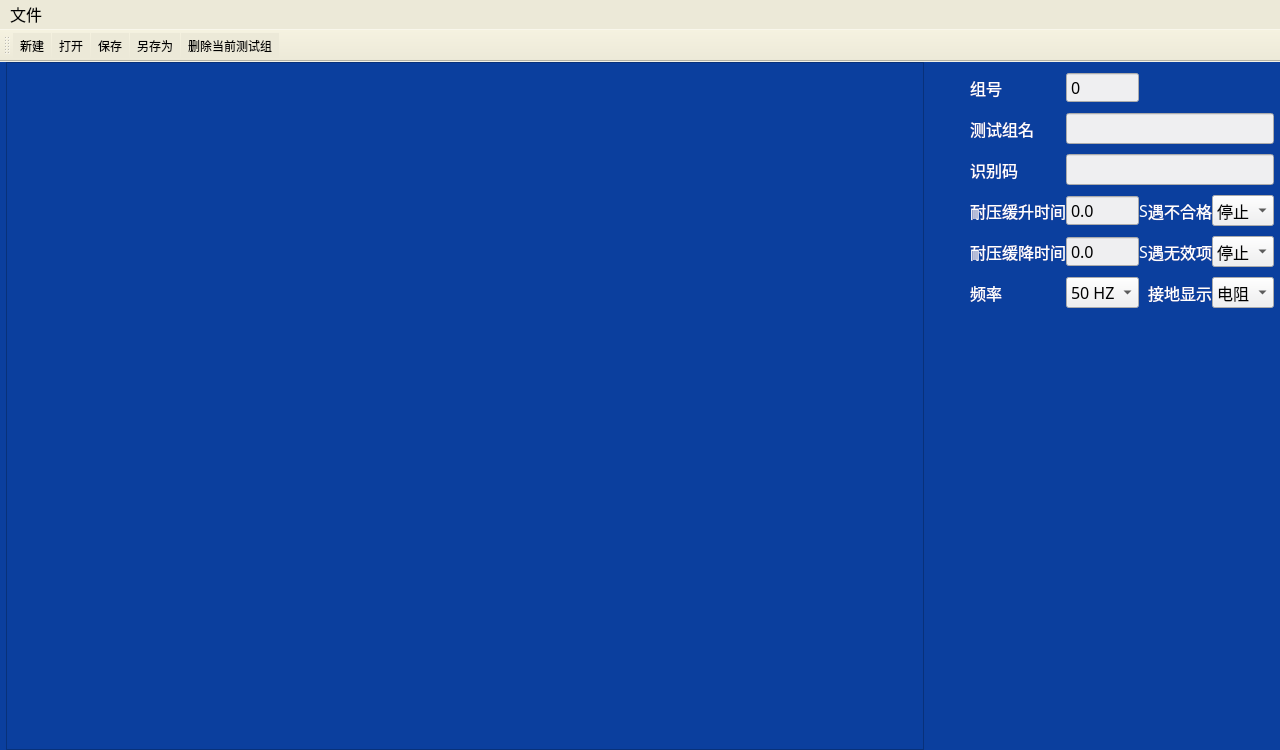
<?xml version="1.0" encoding="UTF-8"?>
<ui version="4.0">
 <class>MainWindow</class>
 <widget class="QMainWindow" name="MainWindow">
  <property name="geometry">
   <rect>
    <x>0</x>
    <y>0</y>
    <width>1280</width>
    <height>750</height>
   </rect>
  </property>
  <property name="windowTitle">
   <string>程序编辑</string>
  </property>
  <property name="layoutDirection">
   <enum>Qt::LeftToRight</enum>
  </property>
  <property name="styleSheet">
   <string notr="true">QWidget
{
background-color: rgb(11,63,158);
}</string>
  </property>
  <widget class="QWidget" name="centralwidget">
   <layout class="QHBoxLayout" name="horizontalLayout_2">
    <property name="spacing">
     <number>0</number>
    </property>
    <property name="leftMargin">
     <number>6</number>
    </property>
    <property name="topMargin">
     <number>0</number>
    </property>
    <property name="rightMargin">
     <number>6</number>
    </property>
    <property name="bottomMargin">
     <number>0</number>
    </property>
    <item>
     <layout class="QHBoxLayout" name="horizontalLayout" stretch="20,1,5">
      <property name="spacing">
       <number>0</number>
      </property>
      <item>
       <widget class="QListView" name="listView"/>
      </item>
      <item>
       <spacer name="horizontalSpacer">
        <property name="orientation">
         <enum>Qt::Horizontal</enum>
        </property>
        <property name="sizeHint" stdset="0">
         <size>
          <width>40</width>
          <height>20</height>
         </size>
        </property>
       </spacer>
      </item>
      <item>
       <layout class="QVBoxLayout" name="verticalLayout" stretch="2,3">
        <property name="spacing">
         <number>0</number>
        </property>
        <property name="topMargin">
         <number>10</number>
        </property>
        <item>
         <layout class="QGridLayout" name="gridLayout" rowstretch="0,0,0,0,0,0" columnstretch="6,6,1,4,4">
          <property name="topMargin">
           <number>0</number>
          </property>
          <property name="horizontalSpacing">
           <number>0</number>
          </property>
          <property name="verticalSpacing">
           <number>10</number>
          </property>
          <item row="0" column="0">
           <widget class="QLabel" name="label_39">
            <property name="font">
             <font>
              <family>微软雅黑</family>
              <pointsize>12</pointsize>
             </font>
            </property>
            <property name="styleSheet">
             <string notr="true">color: rgb(255, 255, 255);</string>
            </property>
            <property name="text">
             <string>组号</string>
            </property>
           </widget>
          </item>
          <item row="0" column="1">
           <widget class="QSpinBox" name="spinBox">
            <property name="font">
             <font>
              <family>微软雅黑</family>
              <pointsize>12</pointsize>
             </font>
            </property>
            <property name="styleSheet">
             <string notr="true">background-color: rgb(239, 239, 241);</string>
            </property>
            <property name="buttonSymbols">
             <enum>QAbstractSpinBox::NoButtons</enum>
            </property>
            <property name="maximum">
             <number>199</number>
            </property>
           </widget>
          </item>
          <item row="1" column="0">
           <widget class="QLabel" name="label">
            <property name="font">
             <font>
              <family>微软雅黑</family>
              <pointsize>12</pointsize>
             </font>
            </property>
            <property name="styleSheet">
             <string notr="true">color: rgb(255, 255, 255);</string>
            </property>
            <property name="text">
             <string>测试组名</string>
            </property>
           </widget>
          </item>
          <item row="2" column="0">
           <widget class="QLabel" name="label_2">
            <property name="font">
             <font>
              <family>微软雅黑</family>
              <pointsize>12</pointsize>
             </font>
            </property>
            <property name="styleSheet">
             <string notr="true">color: rgb(255, 255, 255);</string>
            </property>
            <property name="text">
             <string>识别码</string>
            </property>
           </widget>
          </item>
          <item row="3" column="0">
           <widget class="QLabel" name="label_32">
            <property name="font">
             <font>
              <family>微软雅黑</family>
              <pointsize>12</pointsize>
             </font>
            </property>
            <property name="styleSheet">
             <string notr="true">color: rgb(255, 255, 255);</string>
            </property>
            <property name="text">
             <string>耐压缓升时间</string>
            </property>
           </widget>
          </item>
          <item row="3" column="1">
           <widget class="QDoubleSpinBox" name="doubleSpinBox_22">
            <property name="font">
             <font>
              <family>微软雅黑</family>
              <pointsize>12</pointsize>
             </font>
            </property>
            <property name="styleSheet">
             <string notr="true">background-color: rgb(239, 239, 241);</string>
            </property>
            <property name="buttonSymbols">
             <enum>QAbstractSpinBox::NoButtons</enum>
            </property>
            <property name="decimals">
             <number>1</number>
            </property>
           </widget>
          </item>
          <item row="3" column="2">
           <widget class="QLabel" name="label_35">
            <property name="font">
             <font>
              <family>微软雅黑</family>
              <pointsize>12</pointsize>
             </font>
            </property>
            <property name="styleSheet">
             <string notr="true">color: rgb(255, 255, 255);</string>
            </property>
            <property name="text">
             <string>S</string>
            </property>
            <property name="alignment">
             <set>Qt::AlignLeading|Qt::AlignLeft|Qt::AlignVCenter</set>
            </property>
           </widget>
          </item>
          <item row="3" column="3">
           <widget class="QLabel" name="label_37">
            <property name="font">
             <font>
              <family>微软雅黑</family>
              <pointsize>12</pointsize>
             </font>
            </property>
            <property name="styleSheet">
             <string notr="true">color: rgb(255, 255, 255);</string>
            </property>
            <property name="text">
             <string>遇不合格</string>
            </property>
           </widget>
          </item>
          <item row="3" column="4">
           <widget class="QComboBox" name="comboBox_16">
            <property name="font">
             <font>
              <family>微软雅黑</family>
              <pointsize>12</pointsize>
             </font>
            </property>
            <property name="styleSheet">
             <string notr="true">background-color: rgb(239, 239, 241);</string>
            </property>
            <property name="currentIndex">
             <number>0</number>
            </property>
            <item>
             <property name="text">
              <string>停止</string>
             </property>
            </item>
            <item>
             <property name="text">
              <string>继续</string>
             </property>
            </item>
           </widget>
          </item>
          <item row="4" column="0">
           <widget class="QLabel" name="label_33">
            <property name="font">
             <font>
              <family>微软雅黑</family>
              <pointsize>12</pointsize>
             </font>
            </property>
            <property name="styleSheet">
             <string notr="true">color: rgb(255, 255, 255);</string>
            </property>
            <property name="text">
             <string>耐压缓降时间</string>
            </property>
           </widget>
          </item>
          <item row="4" column="1">
           <widget class="QDoubleSpinBox" name="doubleSpinBox_23">
            <property name="font">
             <font>
              <family>微软雅黑</family>
              <pointsize>12</pointsize>
             </font>
            </property>
            <property name="styleSheet">
             <string notr="true">background-color: rgb(239, 239, 241);</string>
            </property>
            <property name="buttonSymbols">
             <enum>QAbstractSpinBox::NoButtons</enum>
            </property>
            <property name="decimals">
             <number>1</number>
            </property>
           </widget>
          </item>
          <item row="4" column="2">
           <widget class="QLabel" name="label_36">
            <property name="font">
             <font>
              <family>微软雅黑</family>
              <pointsize>12</pointsize>
             </font>
            </property>
            <property name="styleSheet">
             <string notr="true">color: rgb(255, 255, 255);</string>
            </property>
            <property name="text">
             <string>S</string>
            </property>
            <property name="alignment">
             <set>Qt::AlignLeading|Qt::AlignLeft|Qt::AlignVCenter</set>
            </property>
           </widget>
          </item>
          <item row="4" column="3">
           <widget class="QLabel" name="label_38">
            <property name="font">
             <font>
              <family>微软雅黑</family>
              <pointsize>12</pointsize>
             </font>
            </property>
            <property name="styleSheet">
             <string notr="true">color: rgb(255, 255, 255);</string>
            </property>
            <property name="text">
             <string>遇无效项</string>
            </property>
           </widget>
          </item>
          <item row="4" column="4">
           <widget class="QComboBox" name="comboBox_17">
            <property name="font">
             <font>
              <family>微软雅黑</family>
              <pointsize>12</pointsize>
             </font>
            </property>
            <property name="styleSheet">
             <string notr="true">background-color: rgb(239, 239, 241);</string>
            </property>
            <item>
             <property name="text">
              <string>停止</string>
             </property>
            </item>
            <item>
             <property name="text">
              <string>继续</string>
             </property>
            </item>
           </widget>
          </item>
          <item row="5" column="0">
           <widget class="QLabel" name="label_31">
            <property name="font">
             <font>
              <family>微软雅黑</family>
              <pointsize>12</pointsize>
             </font>
            </property>
            <property name="styleSheet">
             <string notr="true">color: rgb(255, 255, 255);</string>
            </property>
            <property name="text">
             <string>频率</string>
            </property>
           </widget>
          </item>
          <item row="5" column="1">
           <widget class="QComboBox" name="comboBox_14">
            <property name="font">
             <font>
              <family>微软雅黑</family>
              <pointsize>12</pointsize>
             </font>
            </property>
            <property name="styleSheet">
             <string notr="true">background-color: rgb(239, 239, 241);</string>
            </property>
            <item>
             <property name="text">
              <string>50 HZ</string>
             </property>
            </item>
            <item>
             <property name="text">
              <string>60 HZ</string>
             </property>
            </item>
           </widget>
          </item>
          <item row="5" column="3">
           <widget class="QLabel" name="label_34">
            <property name="font">
             <font>
              <family>微软雅黑</family>
              <pointsize>12</pointsize>
             </font>
            </property>
            <property name="styleSheet">
             <string notr="true">color: rgb(255, 255, 255);</string>
            </property>
            <property name="text">
             <string>接地显示</string>
            </property>
           </widget>
          </item>
          <item row="5" column="4">
           <widget class="QComboBox" name="comboBox_15">
            <property name="font">
             <font>
              <family>微软雅黑</family>
              <pointsize>12</pointsize>
             </font>
            </property>
            <property name="styleSheet">
             <string notr="true">background-color: rgb(239, 239, 241);</string>
            </property>
            <item>
             <property name="text">
              <string>电阻</string>
             </property>
            </item>
            <item>
             <property name="text">
              <string>电压</string>
             </property>
            </item>
           </widget>
          </item>
          <item row="1" column="1" colspan="4">
           <widget class="QLineEdit" name="lineEdit">
            <property name="font">
             <font>
              <family>微软雅黑</family>
              <pointsize>12</pointsize>
             </font>
            </property>
            <property name="styleSheet">
             <string notr="true">background-color: rgb(239, 239, 241);</string>
            </property>
           </widget>
          </item>
          <item row="2" column="1" colspan="4">
           <widget class="QLineEdit" name="lineEdit_2">
            <property name="font">
             <font>
              <family>微软雅黑</family>
              <pointsize>12</pointsize>
             </font>
            </property>
            <property name="styleSheet">
             <string notr="true">background-color: rgb(239, 239, 241);</string>
            </property>
           </widget>
          </item>
         </layout>
        </item>
        <item>
         <spacer name="verticalSpacer">
          <property name="orientation">
           <enum>Qt::Vertical</enum>
          </property>
          <property name="sizeHint" stdset="0">
           <size>
            <width>20</width>
            <height>40</height>
           </size>
          </property>
         </spacer>
        </item>
       </layout>
      </item>
     </layout>
    </item>
   </layout>
  </widget>
  <widget class="QMenuBar" name="menubar">
   <property name="geometry">
    <rect>
     <x>0</x>
     <y>0</y>
     <width>1280</width>
     <height>28</height>
    </rect>
   </property>
   <property name="font">
    <font>
     <family>微软雅黑</family>
     <pointsize>12</pointsize>
    </font>
   </property>
   <property name="styleSheet">
    <string notr="true">background-color: rgb(236, 233, 216);</string>
   </property>
   <widget class="QMenu" name="menu">
    <property name="font">
     <font>
      <family>微软雅黑</family>
      <pointsize>12</pointsize>
     </font>
    </property>
    <property name="title">
     <string>文件</string>
    </property>
    <addaction name="actionNew"/>
    <addaction name="actionOpen"/>
    <addaction name="actionSave"/>
    <addaction name="actionSaveAs"/>
    <addaction name="separator"/>
    <addaction name="actionExit"/>
   </widget>
   <addaction name="menu"/>
  </widget>
  <widget class="QToolBar" name="toolBar">
   <property name="font">
    <font>
     <family>微软雅黑</family>
     <pointsize>12</pointsize>
    </font>
   </property>
   <property name="windowTitle">
    <string>toolBar</string>
   </property>
   <property name="styleSheet">
    <string notr="true">background-color: rgb(236, 233, 216);</string>
   </property>
   <property name="orientation">
    <enum>Qt::Horizontal</enum>
   </property>
   <property name="iconSize">
    <size>
     <width>50</width>
     <height>30</height>
    </size>
   </property>
   <attribute name="toolBarArea">
    <enum>TopToolBarArea</enum>
   </attribute>
   <attribute name="toolBarBreak">
    <bool>false</bool>
   </attribute>
   <addaction name="actionNew"/>
   <addaction name="actionOpen"/>
   <addaction name="actionSave"/>
   <addaction name="actionSaveAs"/>
   <addaction name="actionDelete"/>
  </widget>
  <action name="actionNew">
   <property name="icon">
    <iconset resource="image.qrc">
     <normaloff>:/resource/new.png</normaloff>:/resource/new.png</iconset>
   </property>
   <property name="text">
    <string>新建</string>
   </property>
  </action>
  <action name="actionOpen">
   <property name="icon">
    <iconset resource="image.qrc">
     <normaloff>:/resource/open.png</normaloff>:/resource/open.png</iconset>
   </property>
   <property name="text">
    <string>打开</string>
   </property>
  </action>
  <action name="actionSave">
   <property name="icon">
    <iconset resource="image.qrc">
     <normaloff>:/resource/save1.png</normaloff>:/resource/save1.png</iconset>
   </property>
   <property name="text">
    <string>保存</string>
   </property>
  </action>
  <action name="actionSaveAs">
   <property name="icon">
    <iconset resource="image.qrc">
     <normaloff>:/resource/copy.png</normaloff>:/resource/copy.png</iconset>
   </property>
   <property name="text">
    <string>另存为</string>
   </property>
  </action>
  <action name="actionExit">
   <property name="text">
    <string>退出</string>
   </property>
  </action>
  <action name="actionDelete">
   <property name="icon">
    <iconset resource="image.qrc">
     <normaloff>:/resource/red-x.png</normaloff>:/resource/red-x.png</iconset>
   </property>
   <property name="text">
    <string>删除当前测试组</string>
   </property>
  </action>
 </widget>
 <resources>
  <include location="image.qrc"/>
 </resources>
 <connections/>
</ui>
